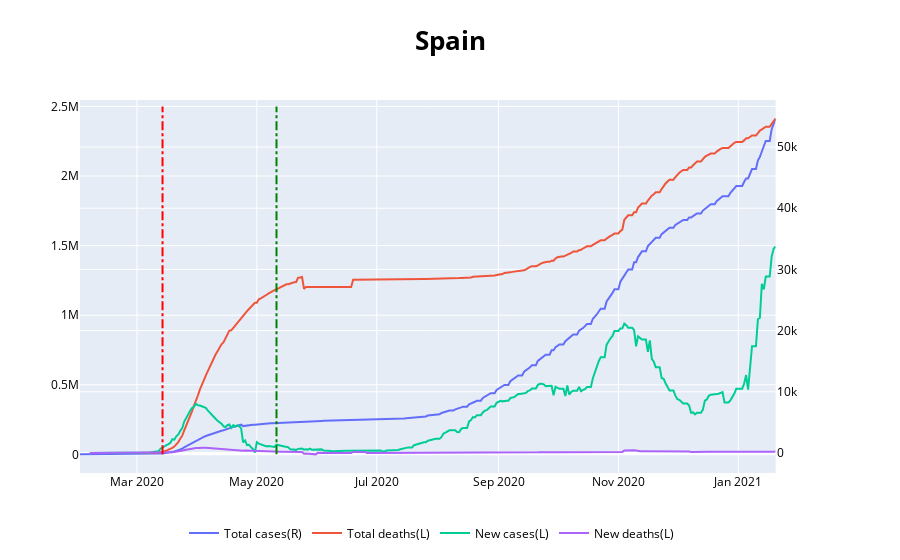

The cell this chart's notebook holds for it:
### Code cell
def tendency_and_lockdown(data, x, xlabel, y, ylabel, yaxis, lines, linecolors, title):    
    fig = make_subplots(specs=[[{"secondary_y":True}]])

    # Add data plots
    for i in range(len(y)):
        fig.add_trace(go.Scatter(x=data[x], y=data[y[i]], mode="lines", name=ylabel[i]), secondary_y=yaxis[i])

    # Set legend
    fig.update_layout(legend=dict(orientation="h", yanchor="bottom", xanchor="center", y=-0.2, x=0.475), font=dict(color="Black"),\
                      title={"text":'<span style="font-size: 26px;"><b>'+title+'</b></span>', "x":0.5})

    for i in range(len(lines)):
        fig.add_shape(type="line", x0=lines[i][0], y0=lines[i][1], x1=lines[i][0], y1=lines[i][2], line=dict(color=linecolors[i], width=2, dash="dashdot"))

    fig.show()

y = ["total_cases", "total_deaths", "new_cases_smoothed", "new_deaths_smoothed"]
ylabel = ["Total cases(R)", "Total deaths(L)", "New cases(L)", "New deaths(L)"]
yaxis = [False, True, True, True]
lines = [[dt.datetime(2020, 3, 14), 0, 2500000], [dt.datetime(2020, 5, 11), 0, 2500000]]
linecolors = ["red", "green"]

tendency_and_lockdown(c_df, "date", "Date", y, ylabel, yaxis, lines, linecolors,"Spain")

### Figure 1 — Plotly figure (JSON) as saved in the notebook; plotly's stock layout.template omitted (floating-point values rounded to 4 significant figures; data arrays with more than 128 entries replaced by an {"elided": "..."} marker saying what was removed)
{"data": [{"mode": "lines", "name": "Total cases(R)", "type": "scatter", "x": {"elided": "355 str values"}, "xaxis": "x", "y": {"elided": "355 int values"}, "yaxis": "y"}, {"mode": "lines", "name": "Total deaths(L)", "type": "scatter", "x": {"elided": "355 str values"}, "xaxis": "x", "y": {"elided": "355 int values"}, "yaxis": "y2"}, {"mode": "lines", "name": "New cases(L)", "type": "scatter", "x": {"elided": "355 str values"}, "xaxis": "x", "y": {"elided": "355 float values"}, "yaxis": "y2"}, {"mode": "lines", "name": "New deaths(L)", "type": "scatter", "x": {"elided": "355 str values"}, "xaxis": "x", "y": {"elided": "355 float values"}, "yaxis": "y2"}], "layout": {"font": {"color": "Black"}, "legend": {"orientation": "h", "x": 0.475, "xanchor": "center", "y": -0.2, "yanchor": "bottom"}, "shapes": [{"line": {"color": "red", "dash": "dashdot", "width": 2}, "type": "line", "x0": "2020-03-14T00:00:00", "x1": "2020-03-14T00:00:00", "y0": 0, "y1": 2500000}, {"line": {"color": "green", "dash": "dashdot", "width": 2}, "type": "line", "x0": "2020-05-11T00:00:00", "x1": "2020-05-11T00:00:00", "y0": 0, "y1": 2500000}], "title": {"text": "<span style=\"font-size: 26px;\"><b>Spain</b></span>", "x": 0.5}, "xaxis": {"anchor": "y", "domain": [0, 0.94]}, "yaxis": {"anchor": "x", "domain": [0, 1]}, "yaxis2": {"anchor": "x", "overlaying": "y", "side": "right"}}}
